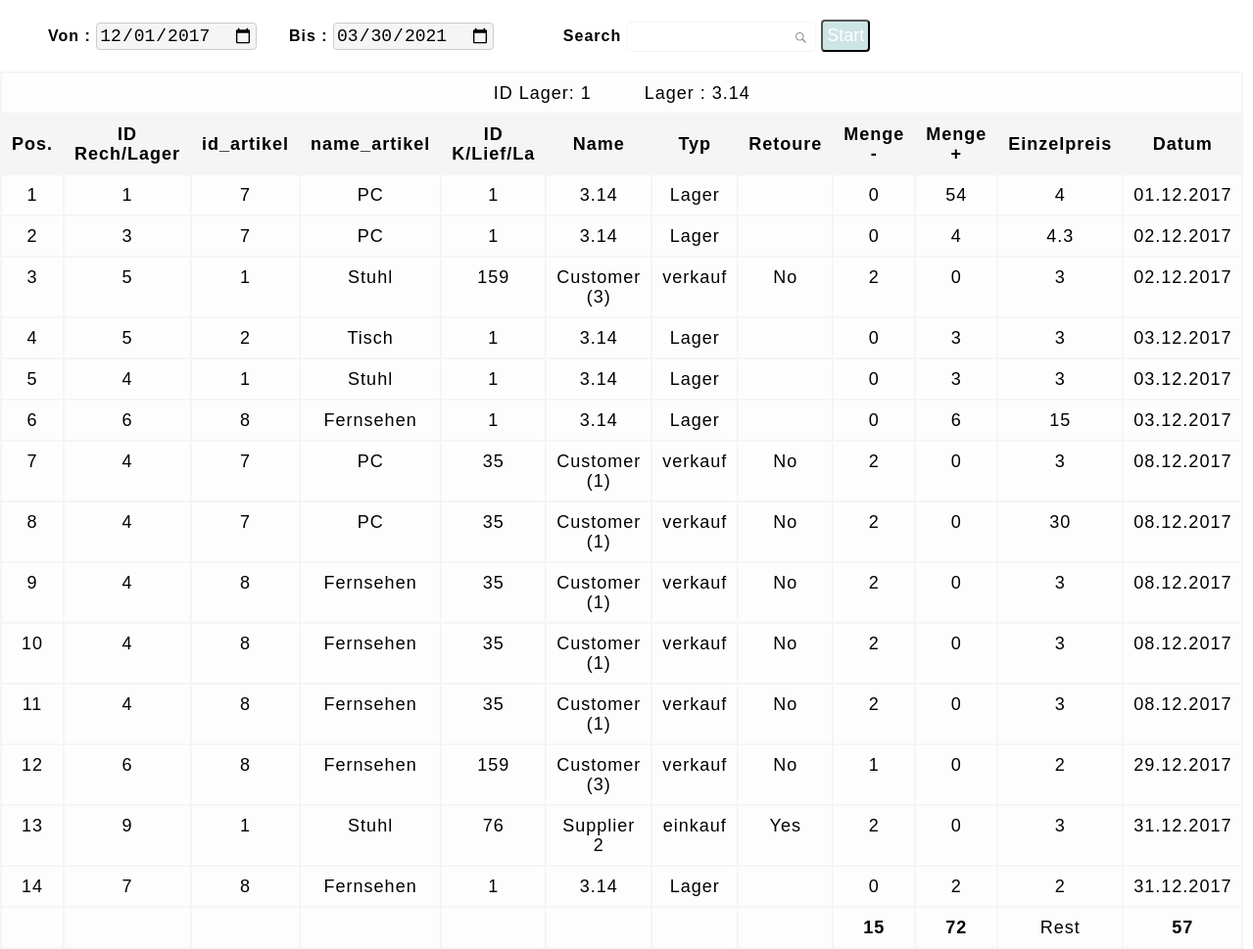
The app's page /report_lager.php?id_lager=1 (signed in) with its own data.
### tables this page shows
CREATE TABLE `daily_artikel` (
  `id_daily_artikel` int(11) NOT NULL,
  `id_lager` int(11) NOT NULL DEFAULT '0',
  `name_lager` varchar(30) DEFAULT NULL,
  `id_artikel` int(11) NOT NULL DEFAULT '0',
  `name_artikel` varchar(30) DEFAULT NULL,
  `anzahl` double NOT NULL DEFAULT '0',
  `id_user` int(11) NOT NULL DEFAULT '0',
  `name_user` varchar(30) DEFAULT NULL,
  `benutzertyp` varchar(30) DEFAULT NULL,
  `id_Invoice` int(11) NOT NULL DEFAULT '0',
  `quantity_kunde` double NOT NULL DEFAULT '0',
  `quantity_Lieferant` double NOT NULL DEFAULT '0',
  `price` double NOT NULL DEFAULT '0',
  `date` date DEFAULT NULL,
  `retoure` varchar(30) DEFAULT NULL,
  `sales` varchar(30) NOT NULL
);

### report_lager.php (the view, shortened to what this page needs)
<?php
if(isset($_COOKIE['user'] )&& $_COOKIE['user'] != ''){
require_once("db.php");
	$search_keyword = '';
    $search2 = "2017-12-01";
    $t=time();
    $search3 = date("Y-m-d",$t);
        $id_lager =$_REQUEST['id_lager'];
?>
<!DOCTYPE html>
<html>
  <head>
      	<link href="style.css" rel="stylesheet">
</head>
<body>
<?php
    $sql = "SELECT daily_artikel.id_lager, daily_artikel.name_lager, daily_artikel.id_artikel, daily_artikel.name_artikel, daily_artikel.anzahl, daily_artikel.id_user, daily_artikel.name_user, daily_artikel.sales, daily_artikel.id_Invoice, daily_artikel.quantity_kunde, daily_artikel.quantity_Lieferant, daily_artikel.price, daily_artikel.date, daily_artikel.retoure
FROM daily_artikel
WHERE (((daily_artikel.id_lager)=$id_lager) AND
(daily_artikel.date Between '$search2%' AND '$search3%' )) AND
( daily_artikel.name_artikel LIKE '%$search_keyword%' or daily_artikel.name_user LIKE '%$search_keyword%' or daily_artikel.retoure LIKE '%$search_keyword%' or daily_artikel.sales LIKE '%$search_keyword%')
ORDER BY daily_artikel.date";
    $result = mysqli_query($con, $sql);
    $sql2= "SELECT Sum(quantity_kunde) as 'total2' FROM daily_artikel
    WHERE (((daily_artikel.id_lager)=$id_lager) AND
(daily_artikel.date Between '$search2%' AND '$search3%' )) AND
( daily_artikel.name_artikel LIKE '%$search_keyword%' or daily_artikel.name_user LIKE '%$search_keyword%' or daily_artikel.retoure LIKE '%$search_keyword%' or daily_artikel.sales LIKE '%$search_keyword%')";
    $result2 = mysqli_query($con, $sql2);
    $sql3= "SELECT Sum(quantity_Lieferant) as 'total3' FROM daily_artikel
    WHERE (((daily_artikel.id_lager)=$id_lager) AND
(daily_artikel.date Between '$search2%' AND '$search3%' )) AND
( daily_artikel.name_artikel LIKE '%$search_keyword%' or daily_artikel.name_user LIKE '%$search_keyword%' or daily_artikel.retoure LIKE '%$search_keyword%' or daily_artikel.sales LIKE '%$search_keyword%')";
    $result3 = mysqli_query($con, $sql3);
    $result4 = mysqli_query($con, $sql);
?>
<div id="wrap2">
<form name='frmSearch' action='' method='post'>
<div style='text-align:left;margin:20px 0px;'><b>&nbsp;&nbsp;&nbsp;&nbsp;&nbsp;&nbsp;&nbsp;&nbsp; Von : </b><input type='date' name='search2' value="<?php echo $search2; ?>" id="keyword2" maxlength='25'>
<b>&nbsp;&nbsp;&nbsp;&nbsp; Bis : </b><input type='date' name='search3' value="<?php echo $search3; ?>" id="keyword3" maxlength='25'>
<b>&nbsp;&nbsp;&nbsp;&nbsp;&nbsp;&nbsp;&nbsp;&nbsp;&nbsp;&nbsp;&nbsp;&nbsp;Search </b><input type='text' name='search[keyword]' autofocus value="<?php echo $search_keyword; ?>" id='keyword' maxlength='25'>
<input name="new_date" type="submit" value="Start" class="btn">
</div>
<?php
      if ( ($result) && ($result2) && ($result3)&& ($result4)) {
       $data2 = mysqli_fetch_assoc($result2);
       $data3 = mysqli_fetch_assoc($result3);
       $data4 = mysqli_fetch_assoc($result4);
?>
<table class="tbl-qa">
  <thead>
    <tr class="table-row">
        <td colspan="12">ID Lager:
        <?php echo utf8_encode($data4["id_lager"]); ?>
        &nbsp;&nbsp;&nbsp;&nbsp;&nbsp;&nbsp;&nbsp;&nbsp;Lager :
        <?php echo utf8_encode($data4["name_lager"]); ?>
    </tr>
	<tr >
	  <th class="table-header" width="5%">Pos.</th>
	  <th class="table-header" width="15%">ID Rech/Lager</th>
      <th class="table-header" width="25%">id_artikel</th>
      <th class="table-header" width="5%">name_artikel</th>
	  <th class="table-header" width="15%">ID K/Lief/La</th>
      <th class="table-header" width="25%">Name</th>
      <th class="table-header" width="5%">Typ</th>
      <th class="table-header" width="5%">Retoure</th>
	  <th class="table-header" width="10%">Menge -</th>
	  <th class="table-header" width="10%">Menge +</th>
      <th class="table-header" width="5%">Einzelpreis</th>
      <th class="table-header" width="5%">Datum</th>
	</tr>
  </thead>
  <tbody id="table-body">
	<?php
        $i=0;
        while ($row = mysqli_fetch_assoc($result)) {
            $i=$i+1;
	?>
	  <tr class="table-row">
        <td><?php echo $i; ?></td>
		<td><?php echo utf8_encode($row["id_Invoice"]); ?></td>
		<td><?php echo utf8_encode($row["id_artikel"]); ?></td>
		<td><?php echo utf8_encode($row["name_artikel"]); ?></td>
		<td><?php echo utf8_encode($row["id_user"]); ?></td>
        <td><?php echo utf8_encode($row["name_user"]); ?></td>
		<td><?php echo utf8_encode($row["sales"]); ?></td>
		<td><?php echo utf8_encode($row["retoure"]); ?></td>
		<td><?php echo utf8_encode($row["quantity_kunde"]); ?></td>
		<td><?php echo utf8_encode($row["quantity_Lieferant"]); ?></td>
        <td><?php echo utf8_encode($row["price"]); ?></td>
        <td><?php echo date_format(date_create($row["date"]),"d.m.Y"); ?></td>
	  </tr>
    <?php
      }
       ?>
      <tr class="table-row">
      <td></td>
      <td></td>
      <td></td>
      <td></td>
      <td></td>
      <td></td>
      <td></td>
      <td></td>
      <td ><b><?php echo utf8_encode($data2["total2"]); ?></b></td>
      <td ><b><?php echo utf8_encode($data3["total3"]); ?></b></td>
      <td>Rest</td>
      <td ><b><?php echo ($data4["anzahl"]+$data3["total3"]-$data2["total2"]); ?></b></td>
      </tr>
    </tbody>
</table>
    </form>
<?php
	}
?>
    </div>
    <?php
            }  else {
    header("Location: login.php");
}
            ?>
    </body>
</html>

### style.css (style rules this page uses)
* { margin: 0; padding: 0; }
body { font-family:arial; letter-spacing:1px; line-height:20px; }
.tbl-qa { width: 100%; margin-top: 0px; font-size:18px; background-color: #f5f5f5; }
.tbl-qa th.table-header { padding: 5px;text-align: left;padding:10px; text-align: center; }
.tbl-qa .table-row td { padding:10px;background-color: #FDFDFD;vertical-align:top;text-align: center;font-size: 18px; }
#keyword { border: #f5f5f5 1px solid; border-radius: 4px; color: #061738; padding: 7px;background:url("demo-search-icon.png") no-repeat center right 7px; }

### report_lager.php (style rules this page uses)
.btn { color:#FFF;border-radius: 4px;background-color:#cde4e5; padding:4px;font-size: 18px; }
#wrap2 { width: 1100px; }
#keyword2 { border: #CCC 1px solid; border-radius: 4px; padding: 2px;font-size: 18px;background-color:#f5f5f5; }
#keyword3 { border: #CCC 1px solid; border-radius: 4px; padding: 2px;font-size: 18px;background-color:#f5f5f5; }

### records on screen
daily_artikel: id_lager "1", name_lager "3.14", id_Invoice "1", id_artikel "7", name_artikel "PC", id_user "1", name_user "3.14", sales "Lager", quantity_kunde "0", quantity_Lieferant "54", price "4", date "01.12.2017"
daily_artikel: id_Invoice "3", id_artikel "7", name_artikel "PC", id_user "1", name_user "3.14", sales "Lager", quantity_kunde "0", quantity_Lieferant "4", price "4.3", date "02.12.2017"
daily_artikel: id_Invoice "5", id_artikel "1", name_artikel "Stuhl", id_user "159", name_user "Customer (3)", sales "verkauf", retoure "No", quantity_kunde "2", quantity_Lieferant "0", price "3", date "02.12.2017"
daily_artikel: id_Invoice "5", id_artikel "2", name_artikel "Tisch", id_user "1", name_user "3.14", sales "Lager", quantity_kunde "0", quantity_Lieferant "3", price "3", date "03.12.2017"
daily_artikel: id_Invoice "4", id_artikel "1", name_artikel "Stuhl", id_user "1", name_user "3.14", sales "Lager", quantity_kunde "0", quantity_Lieferant "3", price "3", date "03.12.2017"
daily_artikel: id_Invoice "6", id_artikel "8", name_artikel "Fernsehen", id_user "1", name_user "3.14", sales "Lager", quantity_kunde "0", quantity_Lieferant "6", price "15", date "03.12.2017"
daily_artikel: id_Invoice "4", id_artikel "7", name_artikel "PC", id_user "35", name_user "Customer (1)", sales "verkauf", retoure "No", quantity_kunde "2", quantity_Lieferant "0", price "3", date "08.12.2017"
daily_artikel: id_Invoice "4", id_artikel "7", name_artikel "PC", id_user "35", name_user "Customer (1)", sales "verkauf", retoure "No", quantity_kunde "2", quantity_Lieferant "0", price "30", date "08.12.2017"
daily_artikel: id_Invoice "4", id_artikel "8", name_artikel "Fernsehen", id_user "35", name_user "Customer (1)", sales "verkauf", retoure "No", quantity_kunde "2", quantity_Lieferant "0", price "3", date "08.12.2017"
daily_artikel: id_Invoice "4", id_artikel "8", name_artikel "Fernsehen", id_user "35", name_user "Customer (1)", sales "verkauf", retoure "No", quantity_kunde "2", quantity_Lieferant "0", price "3", date "08.12.2017"
daily_artikel: id_Invoice "4", id_artikel "8", name_artikel "Fernsehen", id_user "35", name_user "Customer (1)", sales "verkauf", retoure "No", quantity_kunde "2", quantity_Lieferant "0", price "3", date "08.12.2017"
daily_artikel: id_Invoice "6", id_artikel "8", name_artikel "Fernsehen", id_user "159", name_user "Customer (3)", sales "verkauf", retoure "No", quantity_kunde "1", quantity_Lieferant "0", price "2", date "29.12.2017"
daily_artikel: id_Invoice "9", id_artikel "1", name_artikel "Stuhl", id_user "76", name_user "Supplier 2", sales "einkauf", retoure "Yes", quantity_kunde "2", quantity_Lieferant "0", price "3", date "31.12.2017"
daily_artikel: id_Invoice "7", id_artikel "8", name_artikel "Fernsehen", id_user "1", name_user "3.14", sales "Lager", quantity_kunde "0", quantity_Lieferant "2", price "2", date "31.12.2017"

### other values on screen
utf8_encode($data2["total2"]) "15"
utf8_encode($data3["total3"]) "72"
$data4["anzahl"]+$data3["total3"]-$data2["total2"] "57"
